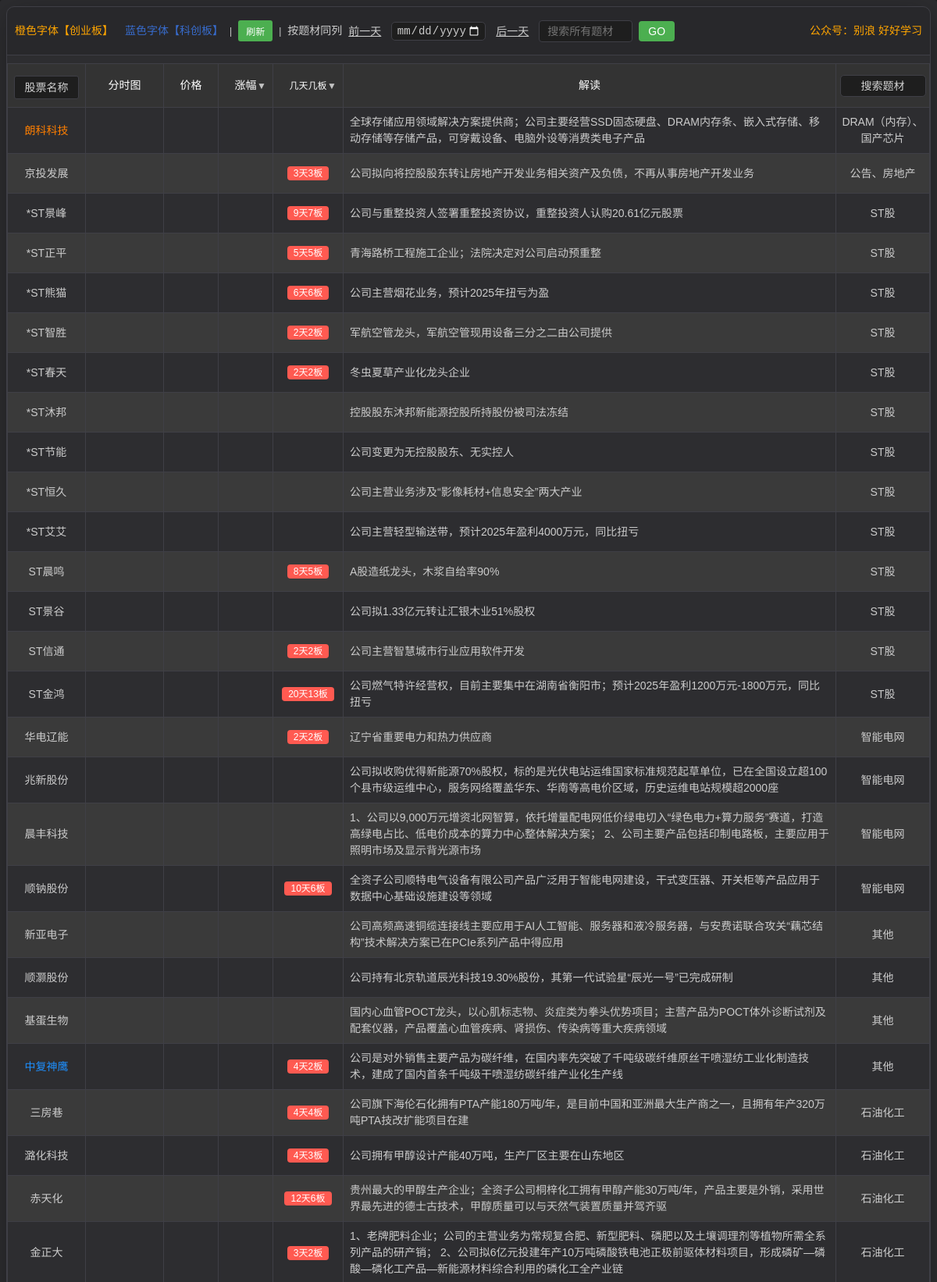
The page / (upper part) on the database its author committed.
### tables this page shows
CREATE TABLE stock_20260317 (
            id INTEGER PRIMARY KEY AUTOINCREMENT,
            code TEXT NOT NULL,
            name TEXT NOT NULL,
            description TEXT,
            plates TEXT,
            m_days_n_boards TEXT,
            date TEXT NOT NULL,
            price REAL DEFAULT 0,
            change_percentage REAL DEFAULT 0,
            amount REAL DEFAULT 0,
            value REAL DEFAULT 0
        );

### app.py (the view)
@app.route('/')
def index():
    latest_data = db.get_latest_day_data()
    message = session.pop('message', None)
    return render_template('index.html', stocks=latest_data, search_mode=False, message=message)

### templates/index.html (shortened to what this page needs)
<!DOCTYPE html>
<html lang="zh-CN">
<head>
    <link rel="stylesheet" href="/static/css/styles.css">
</head>
<body>
    <div class="container">
        <div class="table-container">
            <div class="header-container">
                <div class="date-selector">
                    <span class="market-label">
                        <span style="color: orange;">橙色字体【创业板】</span> <span style="color: rgba(60, 127, 250, 0.781);">蓝色字体【科创板】</span>
                    </span>
                    <span style="color: var(--text-color);"> | </span>
                    <button onclick="location.reload()" class="refresh-button" title="刷新页面">
                    刷新
                </button>
                    <span style="color: var(--text-color);"> | </span>
                    <a href="/zqtc_tdx" style="color: var(--text-color); text-decoration: none; font-size: 14px;">按题材同列</a>
                    <a href="javascript:void(0)" onclick="changeDate(-1)" style="color: var(--text-color); text-decoration: underline; font-size: 14px; margin-right: 5px; display: inline-block; line-height: 24px;">前一天</a>
                    <input type="date" id="dateFilter" placeholder="选择日期" onchange="filterByDate(this.value)" class="filter-input" style="margin: 0; padding: 2px 5px; display: inline-block; width: auto; max-width: 130px; vertical-align: middle;">
                    <a href="javascript:void(0)" onclick="changeDate(1)" style="color: var(--text-color); text-decoration: underline; font-size: 14px; margin-left: 5px; display: inline-block; line-height: 24px;">后一天</a>
                    <div class="plate-search-container-inline">
                        <input type="text" id="plateSearchInput" placeholder="搜索所有题材" class="plate-search-input-inline">
                        <button onclick="searchPlate()" class="plate-search-button-inline">GO</button>
                    </div>
                    <div style="margin-left: auto; color: orange !important; font-size: 14px;">
                        公众号：别浪 好好学习
                    </div>
                </div>
            </div>
            <table>
                <thead>
                    <tr>
                        <th width="120px">
                            <div class="search-wrapper">
                                <input
                                    type="text"
                                    id="searchInput"
                                    placeholder="股票名称"
                                    class="search-input"
                                    oninput="showSuggestions(this.value)"
                                >
                            </div>
                        </th>
                        <th>分时图</th>
                        <th>价格</th>
                        <th class="sortable" onclick="sortByChangePercentage()">涨幅</th>
                        <th class="sortable" onclick="sortByDaysBoards()">几天几板</th>
                        <th>解读</th>
                        <th class="plate-column" style="width: 120px !important; min-width: 120px !important; max-width: 120px !important; padding: 4px !important;">
                            <input type="text" id="plateFilter" placeholder="搜索题材" oninput="filterByPlate(this.value)" class="filter-input">
                        </th>
                    </tr>
                </thead>
                <tbody id="stockTableBody">
                    {% if stocks %}
                        {% for stock in stocks %}
                            <tr onclick="linkToTongDaXin('{{ stock.code_part }}')" style="cursor: pointer;">
                                <td class="stock-name-link{% if stock.code_part.startswith('688') %} blue-text{% elif stock.code_part.startswith('3') or stock.code_part.startswith('68') %} orange-text{% endif %}">{{ stock.name }}</td>
                                <td><div class="time-chart" data-code="{{ stock.code_part }}"></div></td>
                                <td class="price"></td>
                                <td class="change-percentage"></td>
                                <td>{% if stock.m_days_n_boards %}
                                    <span class="days-boards-tag">{{ stock.m_days_n_boards }}</span>
                                {% else %}{{ stock.m_days_n_boards }}{% endif %}</td>
                                <td>{{ stock.description }}</td>
                                <td class="plate-column">{{ stock.plates }}</td>
                            </tr>
                        {% endfor %}
                    {% else %}
                        <tr>
                            <td colspan="11" class="no-data">暂无股票数据，请点击"抓取股票数据"按钮获取数据</td>
                        </tr>
                    {% endif %}
                </tbody>
            </table>
        </div>
    </div>
</body>
</html>

### rows shown on the page
stock_20260317: name "朗科科技", description "全球存储应用领域解决方案提供商；公司主要经营SSD固态硬盘、DRAM内存条、嵌入式存储、移动存储等存储产品，可穿戴设备、电脑外设等消费类电子产品", plates "DRAM（内存）、国产芯片"
stock_20260317: name "京投发展", m_days_n_boards "3天3板", description "公司拟向将控股股东转让房地产开发业务相关资产及负债，不再从事房地产开发业务", plates "公告、房地产"
stock_20260317: name "*ST景峰", m_days_n_boards "9天7板", description "公司与重整投资人签署重整投资协议，重整投资人认购20.61亿元股票", plates "ST股"
stock_20260317: name "*ST正平", m_days_n_boards "5天5板", description "青海路桥工程施工企业；法院决定对公司启动预重整", plates "ST股"
stock_20260317: name "*ST熊猫", m_days_n_boards "6天6板", description "公司主营烟花业务，预计2025年扭亏为盈", plates "ST股"
stock_20260317: name "*ST智胜", m_days_n_boards "2天2板", description "军航空管龙头，军航空管现用设备三分之二由公司提供", plates "ST股"
stock_20260317: name "*ST春天", m_days_n_boards "2天2板", description "冬虫夏草产业化龙头企业", plates "ST股"
stock_20260317: name "*ST沐邦", description "控股股东沐邦新能源控股所持股份被司法冻结", plates "ST股"
stock_20260317: name "*ST节能", description "公司变更为无控股股东、无实控人", plates "ST股"
stock_20260317: name "*ST恒久", description "公司主营业务涉及“影像耗材+信息安全”两大产业", plates "ST股"
stock_20260317: name "*ST艾艾", description "公司主营轻型输送带，预计2025年盈利4000万元，同比扭亏", plates "ST股"
stock_20260317: name "ST晨鸣", m_days_n_boards "8天5板", description "A股造纸龙头，木浆自给率90%", plates "ST股"
stock_20260317: name "ST景谷", description "公司拟1.33亿元转让汇银木业51%股权", plates "ST股"
stock_20260317: name "ST信通", m_days_n_boards "2天2板", description "公司主营智慧城市行业应用软件开发", plates "ST股"
stock_20260317: name "ST金鸿", m_days_n_boards "20天13板", description "公司燃气特许经营权，目前主要集中在湖南省衡阳市；预计2025年盈利1200万元-1800万元，同比扭亏", plates "ST股"
stock_20260317: name "华电辽能", m_days_n_boards "2天2板", description "辽宁省重要电力和热力供应商", plates "智能电网"
stock_20260317: name "兆新股份", description "公司拟收购优得新能源70%股权，标的是光伏电站运维国家标准规范起草单位，已在全国设立超100个县市级运维中心，服务网络覆盖华东、华南等高电价区域，历史运维电站规模超2000座", plates "智能电网"
stock_20260317: name "晨丰科技", description "1、公司以9,000万元增资北网智算，依托增量配电网低价绿电切入“绿色电力+算力服务”赛道，打造高绿电占比、低电价成本的算力中心整体解决方案； 2、公司主要产品包括印制电路板，主要应用于照明市场及显示背光源市场", plates "智能电网"
stock_20260317: name "顺钠股份", m_days_n_boards "10天6板", description "全资子公司顺特电气设备有限公司产品广泛用于智能电网建设，干式变压器、开关柜等产品应用于数据中心基础设施建设等领域", plates "智能电网"
stock_20260317: name "新亚电子", description "公司高频高速铜缆连接线主要应用于AI人工智能、服务器和液冷服务器，与安费诺联合攻关“藕芯结构”技术解决方案已在PCIe系列产品中得应用", plates "其他"
stock_20260317: name "顺灏股份", description "公司持有北京轨道辰光科技19.30%股份，其第一代试验星“辰光一号”已完成研制", plates "其他"
stock_20260317: name "基蛋生物", description "国内心血管POCT龙头，以心肌标志物、炎症类为拳头优势项目；主营产品为POCT体外诊断试剂及配套仪器，产品覆盖心血管疾病、肾损伤、传染病等重大疾病领域", plates "其他"
stock_20260317: name "中复神鹰", m_days_n_boards "4天2板", description "公司是对外销售主要产品为碳纤维，在国内率先突破了千吨级碳纤维原丝干喷湿纺工业化制造技术，建成了国内首条千吨级干喷湿纺碳纤维产业化生产线", plates "其他"
stock_20260317: name "三房巷", m_days_n_boards "4天4板", description "公司旗下海伦石化拥有PTA产能180万吨/年，是目前中国和亚洲最大生产商之一，且拥有年产320万吨PTA技改扩能项目在建", plates "石油化工"
stock_20260317: name "潞化科技", m_days_n_boards "4天3板", description "公司拥有甲醇设计产能40万吨，生产厂区主要在山东地区", plates "石油化工"
stock_20260317: name "赤天化", m_days_n_boards "12天6板", description "贵州最大的甲醇生产企业；全资子公司桐梓化工拥有甲醇产能30万吨/年，产品主要是外销，采用世界最先进的德士古技术，甲醇质量可以与天然气装置质量并驾齐驱", plates "石油化工"
stock_20260317: name "金正大", m_days_n_boards "3天2板", description "1、老牌肥料企业；公司的主营业务为常规复合肥、新型肥料、磷肥以及土壤调理剂等植物所需全系列产品的研产销； 2、公司拟6亿元投建年产10万吨磷酸铁电池正极前驱体材料项目，形成磷矿—磷酸—磷化工产品—新能源材料综合利用的磷化工全产业链", plates "石油化工"
